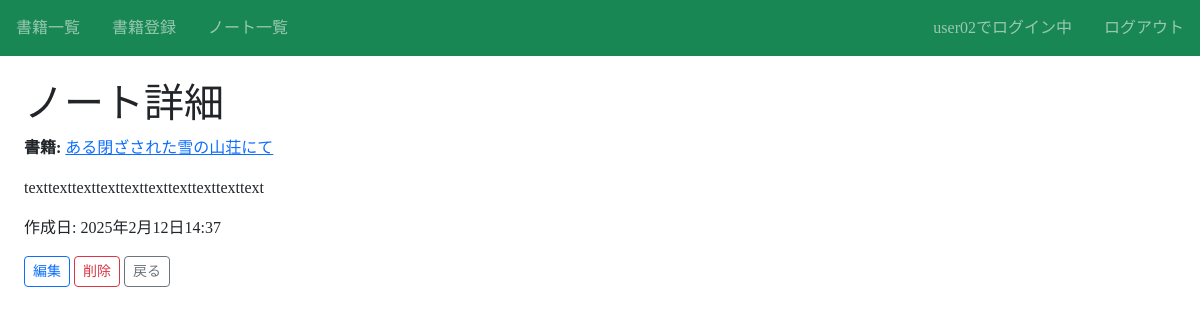
Screenshot of /note/2/ (signed in) with the database file from the repository.
### book/models.py (models this page shows, shortened)
class Note(models.Model):
    book = models.ForeignKey(Shelf, on_delete=models.CASCADE, related_name="notes")
    content = models.TextField()
    created_at = models.DateTimeField(auto_now_add=True)
    user = models.ForeignKey('auth.User', on_delete=models.CASCADE)

class Shelf(models.Model):
    title = models.CharField(max_length=100)
    text = models.TextField()
    thumbnail = models.ImageField(null=True, blank=True)
    category = models.CharField(
        max_length=100,
        choices=CATEGORY,
    )
    user = models.ForeignKey("auth.User", on_delete=models.CASCADE)

### book/views.py (the view)
# urls.py: path('note/<int:pk>/', views.NoteDetailView.as_view(), name='note-detail'),  # ノート詳細
class NoteDetailView(LoginRequiredMixin, generic.DetailView):
    model = Note
    template_name = 'book/note_detail.html'
    context_object_name = 'note'  # ここを追加

### templates/book/note_detail.html (shortened to what this page needs)
{% extends "base.html" %}
{% block h1 %}ノート詳細{% endblock %}
{% block content %}
  <p><strong>書籍:</strong> <a href="{% url 'detail-book' pk=note.book.id %}">{{ note.book.title }}</a></p>
  <p>{{ note.content }}</p>
  <p>作成日: {{ note.created_at }}</p>
  <a href="{% url 'update-note' pk=note.id %}" class="btn btn-outline-primary btn-sm">編集</a>
  <a href="{% url 'delete-note' pk=note.id %}" class="btn btn-outline-danger btn-sm">削除</a>
  <a href="{% url 'note-list' %}" class="btn btn-outline-secondary btn-sm">戻る</a>
{% endblock %}

### templates/base.html (shortened to what this page needs)
<!DOCTYPE html>
<html lang="ja">
<head>
    <link href="https://cdn.jsdelivr.net/npm/bootstrap@5.3.0/dist/css/bootstrap.min.css" rel="stylesheet">
</head>
<body>
    <nav class="navbar navbar-dark bg-success sticky-top">
        <div class="navbar-nav d-flex flex-row">
            <a href="{% url 'list-book' %}" class="nav-link mx-3">書籍一覧</a>
            {% if user.is_authenticated %}
              <a href="{% url 'create-book' %}" class="nav-link mx-3">書籍登録</a>
              <a href="{% url 'note-list' %}" class="nav-link mx-3">ノート一覧</a>
            {% endif %}
        </div>
        <div class="navbar-nav d-flex flex-row">
            {% if user.is_authenticated %}
                <span class="navbar-text mx-3">{{ user }}でログイン中</span>
                <a href="{% url 'logout' %}" class="nav-link mx-3">ログアウト</a>
            {% else %}
                <a href="{% url 'login' %}" class="nav-link mx-3">ログイン</a>
                <a href="{% url 'accounts:signup' %}" class="nav-link mx-3">会員登録</a>
            {% endif %}
        </div>
    </nav>
    <div class="p-4">
        <h1>{% block h1 %}{% endblock %}</h1>
        {% block content %}{% endblock %}
    </div>
</body>
</html>

### templates/base.html (style rules this page uses)
body { font-family: "Noto Serif JP", serif; }

### rows the page displays
Note: book "ある閉ざされた雪の山荘にて", content "texttexttexttexttexttexttexttexttexttext", created_at "2025年2月12日14:37"

### other values shown
{{ user }} "user02"
